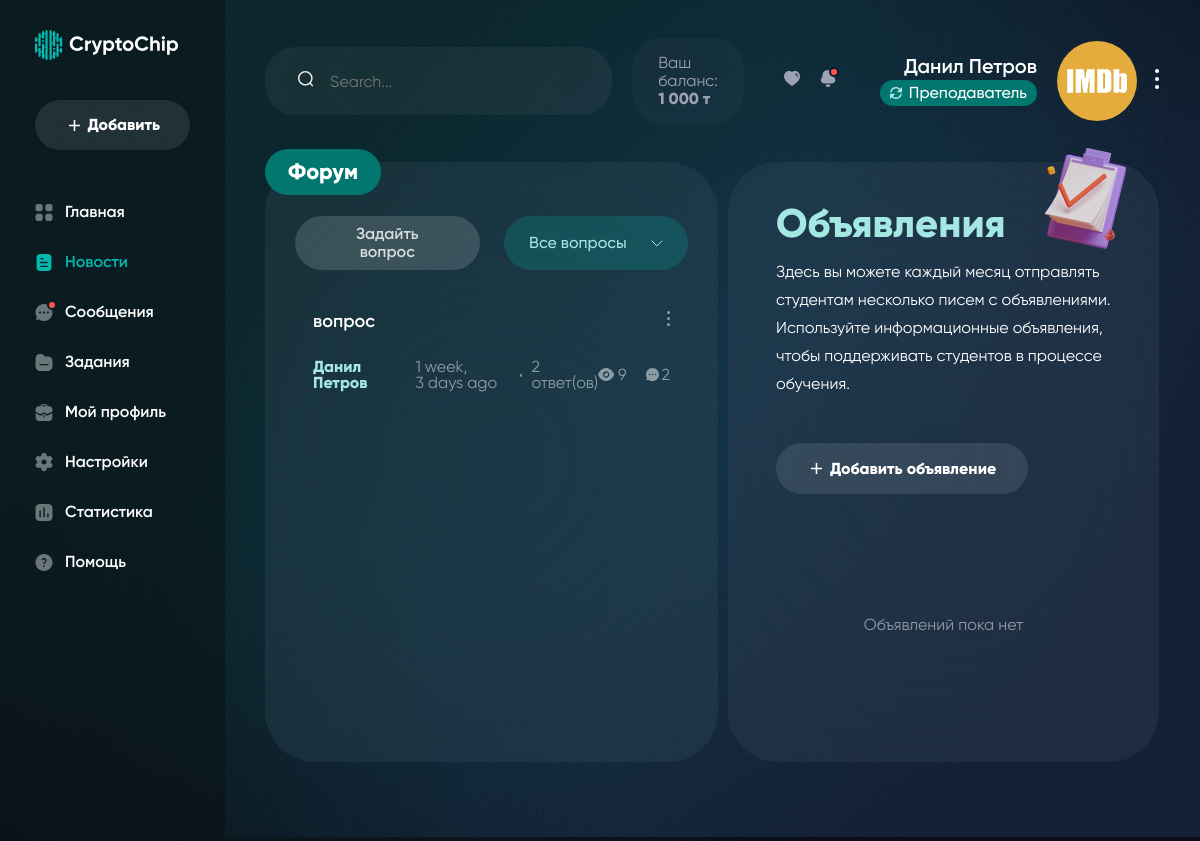
Page /en/news/ (signed in) on the earlier database version.
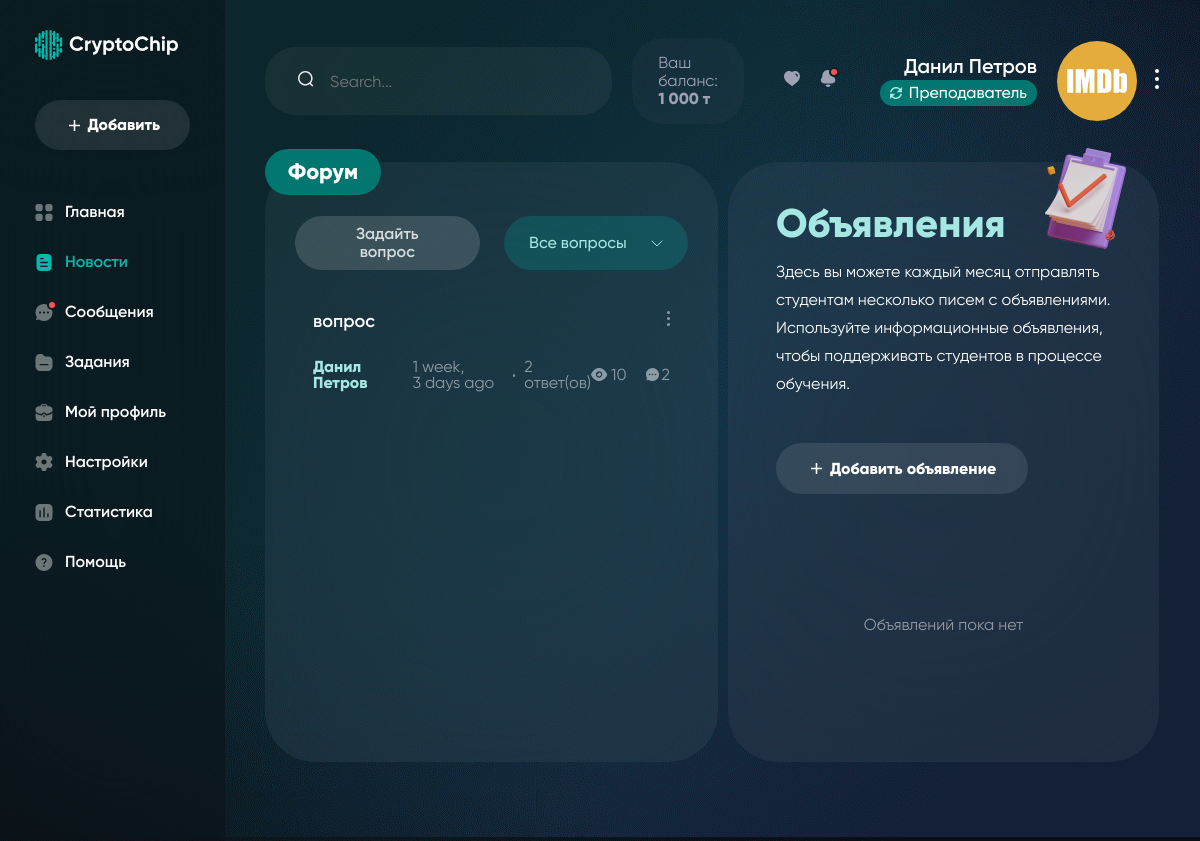
Same page on the later database version.
### groups/models.py (models this page shows, shortened)
class Human(models.Model):
	user = models.OneToOneField(User, related_name='human', on_delete=models.CASCADE)
	number = models.TextField(blank=True, null=True)
	update_date = models.DateField(_('Дата обновления'), auto_now=True)
	image = models.ImageField(_('Аватар'), upload_to='students_photo/' ,blank=True, null=True)
	show_profile = models.BooleanField(default=True)
	show_courses = models.BooleanField(default=False)
	biography = models.TextField(_('О себе'), blank=True)
	language = models.CharField(_('Язык'), max_length=255, blank=True)
	country = models.CharField(_('Страна'), max_length=255, blank=True)
	site = models.TextField(blank=True, null=True)
	telegram = models.TextField(blank=True, null=True)
	youtube = models.TextField(blank=True, null=True)
	twitter = models.TextField(blank=True, null=True)
	facebook = models.TextField(blank=True, null=True)
	instagram = models.TextField(blank=True, null=True)
	linkedin = models.TextField(blank=True, null=True)
	def get_full_name(self):
		return f'{self.user.first_name} {self.user.last_name}'

### forum/models.py (models this page shows)
class Question(models.Model):
	title = models.CharField(max_length=255)
	author = models.ForeignKey(User, on_delete=models.CASCADE)
	created = models.DateTimeField(auto_now_add=True)
	views = models.IntegerField(default=0)
	class Meta:
		ordering = ['-created']

### forum/views.py (the view)
# urls.py: path('news/', include('forum.urls')),
@login_required
def news(request):
	template = 'auth_pages/news.html'
	all_questions = Question.objects.all()[:50]
	all_announcement = Announcement.objects.filter(user=request.user)
	if request.method == 'POST':
		question = request.POST['text_question']
		new_qs = Question(title=question, author=request.user)
		new_qs.save()
		return redirect('news')
	context = {
		'all_announcement': all_announcement,
		'all_questions': all_questions,
	}
	return render(request, template, context)

### templates/auth_pages/news.html (shortened to what this page needs)
{% extends 'auth_index.html' %}
{% load static humanize %}
{% block content %}
    <main class="main-news">
      <div class="sides">
        <div class="main-news__block1 main-news__block1_full">
          <h2>Форум</h2>
          <div class="main-news__inner_full">
            <div class="q__block">
              <form class="make-q" action="." method="post">
                <input required autocomplete="off" name='text_question' type="text" placeholder="Задайте свой вопрос здесь">
                <button type="submit">Задайть вопрос</button>
              </form>
              <div class="all-q">
                <div class="select">
                  <div class="select__head"><span>Все вопросы</span><svg width="12" height="7" viewBox="0 0 12 7" fill="none" xmlns="http://www.w3.org/2000/svg">
<path d="M10.9167 1.00007L5.96074 5.96081L1 1.00488" stroke="#A5E7E3" stroke-linecap="round" stroke-linejoin="round"/>
</svg>
                  </div>
                </div>
              </div>
            </div>
            <div class="questions__block">
              {% for i in all_questions %}
              <div class="questions__item">
                <div class="item__top">
                  <h3><a href="{% url 'question_detail' i.pk %}">{{ i.title }}</a></h3>
                  <div class="item__dots"><svg width="3" height="15" viewBox="0 0 3 15" fill="none" xmlns="http://www.w3.org/2000/svg">
<g opacity="0.5">
<circle cx="1.5" cy="1.5" r="1.5" fill="white"/>
<circle cx="1.5" cy="7.5" r="1.5" fill="white"/>
<circle cx="1.5" cy="13.5" r="1.5" fill="white"/>
</g>
</svg>
                  </div>
                </div>
                <div class="item__bottom">
                  <div class="item__author"><a href="#">{{ i.author.human.get_full_name }}</a></div>
                  <div class="item__data">{{ i.created | naturaltime }}</div><a class="item__answers">{{ i.answers_to_question.count }} ответ(ов)</a>
                  <div class="item__viewers"><span>{{ i.views }}</span>
                  </div><a class="item__comments" href="#"><span>{{ i.answers_to_question.count }}</span></a>
                </div>
              </div>
              {% endfor %}
            </div>
          </div>
        </div>
        <div class="main-news__block2 main-news__block2_full">
          <h2>Объявления</h2>
          <div class="main-news__inner_nothing">
              <p class="subtitle">Здесь вы можете каждый месяц отправлять студентам несколько писем с объявлениями. Используйте информационные объявления, чтобы поддерживать студентов в процессе обучения.</p><img data-src="{% static 'auth/img/news2.png' %}" alt="Photo" width="81">
              <button class="btn-v3"><svg width="17" height="17" viewBox="0 0 17 17" fill="none" xmlns="http://www.w3.org/2000/svg">
  <path d="M9.28571 7.71429L14 7.71429L14 9.28571L9.28571 9.28571L9.28571 14L7.71429 14L7.71429 9.28571L3 9.28571L3 7.71429L7.71429 7.71429L7.71429 3L9.28571 3L9.28571 7.71429Z" fill="white"/>
  </svg>
          <span>Добавить объявление</span>
              </button><small>Объявлений пока нет</small>
            </div>
        </div>
      </div>
    </main>
{% endblock %}

### templates/auth_index.html (shortened to what this page needs)
<!DOCTYPE html>
{% load static %}
<html lang="en">
  <head>
    <link rel="stylesheet" href="{% static 'auth/fonts/Gilroy/stylesheet.css' %}">
    <link rel="stylesheet" href="{% static 'auth/fonts/NeueMachina/stylesheet.css' %}">
    <link rel="stylesheet" href="{% static 'auth/css/normalize.css' %}">
    <link rel="stylesheet" href="{% static 'auth/css/animate.css' %}">
    <link rel="stylesheet" href="{% static 'auth/css/style.css' %}">
  </head>
  <body>
    <div class="circles">
      <div class="circles__item circles__item_1"><img data-src="{%static 'auth/img/circle1.png' %}" alt="circle"></div>
      <div class="circles__item circles__item_2"><img data-src="{%static 'auth/img/circle2.png' %}" alt="circle"></div>
    </div>
    <header class="header"><a class="header__logo" href="#"><img data-src="{% static 'auth/img/logo-mini.svg' %}" alt="Logo"></a>
      <form class="header__search" action="#">
        <button type="submit"></button>
        <input type="text" placeholder="Search...">
      </form>
      <div class="header__cash">
        <span>Ваш баланс: </span>
        <b>1 000 т</b>
      </div>
      <div class="header__info">
        <button class="header__favorite"></button>
        <button class="header__bell header__bell_message">
        </button>
        <div class="header__persone">
          <div class="persone__info">
            <h3 class="name">{{ request.user.human.get_full_name }}</h3>
            <div class="persone__position persone__position_teacher"><span>Преподаватель</span></div>
          </div>
          <div class="persone__photo"><img data-src="
            {% if request.user.human.image %}
              {{ request.user.human.image.url }}
            {% else %}
              {% static 'auth/img/notfound.png' %}
            {% endif %}" alt="Photo"></div>
          <div class="persone__dots"><svg width="4" height="20" viewBox="0 0 4 20" fill="none" xmlns="http://www.w3.org/2000/svg">
<circle cx="2" cy="2" r="2" fill="white"/>
<circle cx="2" cy="10" r="2" fill="white"/>
<circle cx="2" cy="18" r="2" fill="white"/>
</svg>
          </div>
        </div>
      </div>
    </header>
    {% include 'aside.html' %}
{% block content %}{% endblock %}
  </body>
</html>

### templates/aside.html (shortened to what this page needs)
    <aside class="aside">
      <a class="aside__logo" href="/"></a>
      <button class="aside__add"><svg width="17" height="17" viewBox="0 0 17 17" fill="none" xmlns="http://www.w3.org/2000/svg">
<path d="M9.28571 7.71429L14 7.71429L14 9.28571L9.28571 9.28571L9.28571 14L7.71429 14L7.71429 9.28571L3 9.28571L3 7.71429L7.71429 7.71429L7.71429 3L9.28571 3L9.28571 7.71429Z" fill="white"/>
</svg><span>Добавить</span>
      </button>
      <nav class="aside__nav">
        <ul class="aside__menu">
          <li class="menu__item "><a class="menu__link" href="{% url 'dashboard' %}"><span>Главная</span></a></li>
          <li class="menu__item {% if 'news' in request.get_full_path %}menu__item_active{% endif %}"><a class="menu__link" href="{% url 'news' %}"><span>Новости</span></a></li>
          <li class="menu__item  have_message"><a class="menu__link" href="{% url 'messages' %}"><span>Сообщения</span></a></li>
          <li class="menu__item "><a class="menu__link" href="{% url 'tasks' %}"><span>Задания</span></a></li>
          <li class="menu__item"><a class="menu__link" href="{% url 'profile' request.user.pk %}"><span>Мой профиль</span></a></li>
          <li class="menu__item"><a class="menu__link" href="{% url 'settings' %}"><span>Настройки</span></a></li>
          <li class="menu__item"><a class="menu__link" href="{% url 'statistic' %}"><span>Статистика</span></a></li>
          <li class="menu__item"><a class="menu__link" href="#"><span>Помощь</span></a></li>
        </ul>
      </nav>
    </aside>

Differences in the rows shown:
changed Question "вопрос": views "9" → "10"
